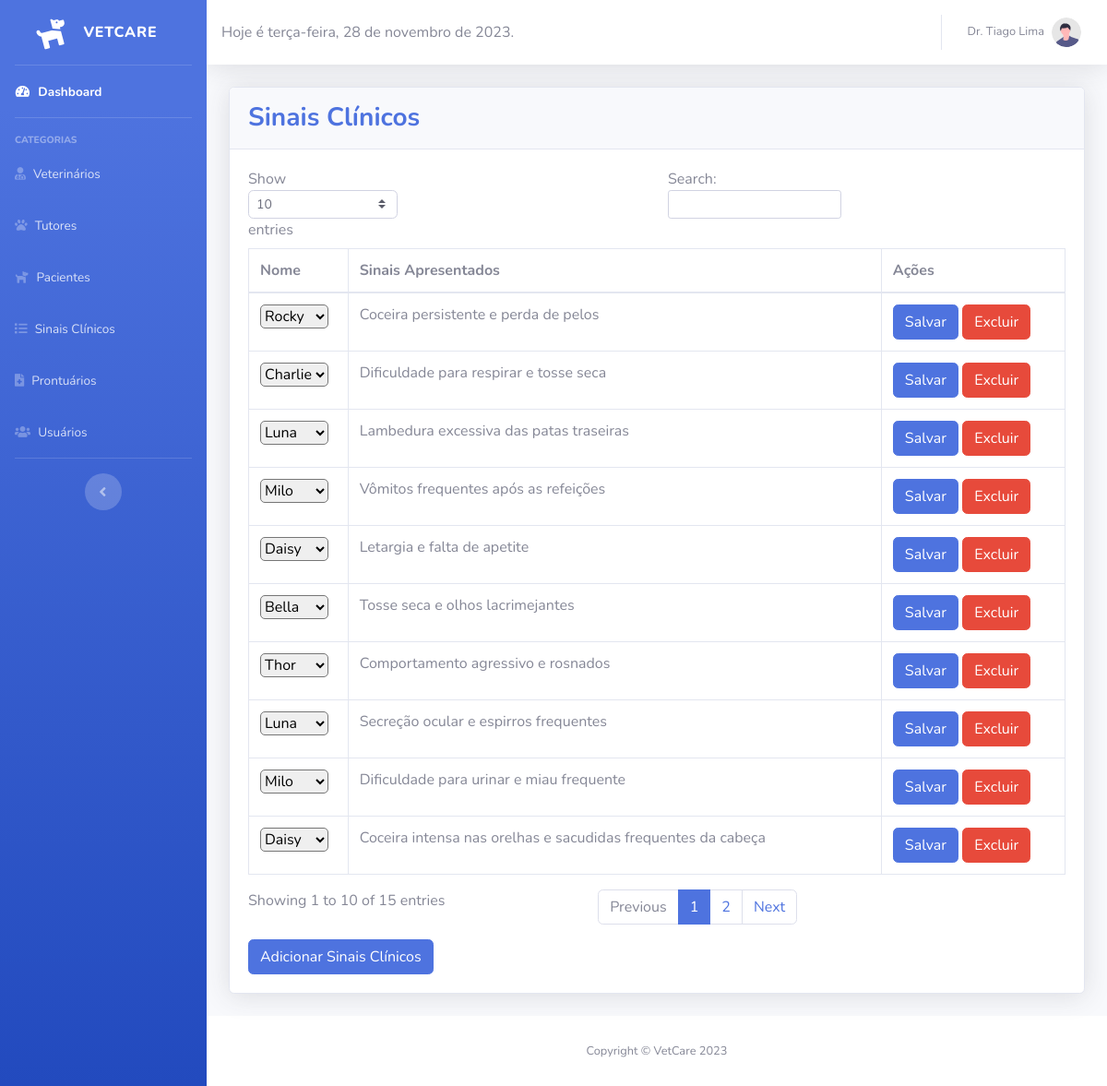
Page /sinais.php (signed in) on the committed database.
### tables this page shows
CREATE TABLE `tb_vet` (
  `id` int(11) NOT NULL,
  `tx_nome` varchar(255) NOT NULL,
  `tx_genero` varchar(10) DEFAULT NULL
);

CREATE TABLE `tb_sinaisclinicos` (
  `id` int(11) NOT NULL,
  `tx_descricao` text DEFAULT NULL,
  `paciente_id` int(11) DEFAULT NULL
);

CREATE TABLE `tb_paciente` (
  `id` int(11) NOT NULL,
  `tx_nome` varchar(255) NOT NULL,
  `tx_animal` varchar(50) DEFAULT NULL,
  `tx_raca` varchar(50) DEFAULT NULL,
  `tutor_id` int(11) NOT NULL,
  `vet_id` int(11) NOT NULL
);

### sinais.php (the view, shortened to what this page needs)
<?php
require_once 'conexao.php';
$sinais_query = "SELECT id, tx_descricao, paciente_id FROM tb_sinaisclinicos";
$sinais_result = $pdo->query($sinais_query);
$sinais_data = [];
while ($row = $sinais_result->fetch(PDO::FETCH_ASSOC)) {
    $sinais_data[] = $row;
}
$pacientes_query = "SELECT p.id, p.tx_nome, p.tx_animal, p.tx_raca, p.tutor_id, p.vet_id, t.tx_nome as tx_tutor, v.tx_nome as tx_veterinario
    FROM tb_paciente p
    LEFT JOIN tb_tutor t ON p.tutor_id = t.id
    LEFT JOIN tb_vet v ON p.vet_id = v.id";
$pacientes_result = $pdo->query($pacientes_query);
$pacientes_data = [];
while ($row = $pacientes_result->fetch(PDO::FETCH_ASSOC)) {
    $pacientes_data[] = $row;
}
$usuario_id = $_SESSION['user_id'];
$vet_query = "SELECT tb_vet.tx_nome, tb_vet.tx_genero FROM tb_vet
    JOIN tb_usuario ON tb_vet.id = tb_usuario.vet_id
    WHERE tb_usuario.id = :usuario_id";
$stmt = $pdo->prepare($vet_query);
$stmt->execute(['usuario_id' => $usuario_id]);
$vet = $stmt->fetch();
if ($vet['tx_genero'] === 'Masculino') {
    $prefixo = 'Dr.';
} elseif ($vet['tx_genero'] === 'Feminino') {
    $prefixo = 'Dra.';
} else {
    $prefixo = '';
}
?>
<!DOCTYPE html>
<html lang="en">
<head>
    <link href="vendor/fontawesome-free/css/all.min.css" rel="stylesheet" type="text/css" />
    <link href="css/sb-admin-2.min.css" rel="stylesheet" />
</head>
<body id="page-top">
    <div id="wrapper">
        <ul class="navbar-nav bg-gradient-primary sidebar sidebar-dark accordion" id="accordionSidebar">
            <a class="sidebar-brand d-flex align-items-center justify-content-center" href="index.php">
                <div class="sidebar-brand-icon rotate-n-15">
                    <i class="fa fa-dog"></i>
                </div>
                <div class="sidebar-brand-text mx-3">VetCare</div>
            </a>
            <hr class="sidebar-divider my-0" />
            <li class="nav-item active">
                <a class="nav-link" href="index.php">
                    <i class="fas fa-fw fa-tachometer-alt"></i>
                    <span>Dashboard</span></a>
            </li>
            <hr class="sidebar-divider" />
            <div class="sidebar-heading">Categorias</div>
            <li class="nav-item">
                <a class="nav-link" href="veterinarios.php">
                    <i class="fa fa-user-md"></i>
                    <span>Veterinários</span></a>
            </li>
            <li class="nav-item">
                <a class="nav-link" href="tutores.php">
                    <i class="fa fa-paw"></i>
                    <span>Tutores</span></a>
            </li>
            <li class="nav-item">
                <a class="nav-link" href="pacientes.php">
                    <i class="fa fa-dog"></i>
                    <span>Pacientes</span></a>
            </li>
            <li class="nav-item">
                <a class="nav-link" href="sinais.php">
                    <i class="fa fa-list"></i>
                    <span>Sinais Clínicos</span></a>
            </li>
            <li class="nav-item">
                <a class="nav-link" href="prontuarios.php">
                    <i class="fa fa-file-medical"></i>
                    <span>Prontuários</span></a>
            </li>
            <li class="nav-item">
                <a class="nav-link usuarios-link" href="#" onclick="#modalSenhaMaster">
                    <i class="fa fa-users"></i>
                    <span>Usuários</span>
                </a>
            </li>
            <hr class="sidebar-divider d-none d-md-block" />
            <div class="text-center d-none d-md-inline">
                <button class="rounded-circle border-0" id="sidebarToggle"></button>
            </div>
        </ul>
        <div id="content-wrapper" class="d-flex flex-column">
            <div id="content">
                <nav class="navbar navbar-expand navbar-light bg-white topbar mb-4 static-top shadow">
                    <div id="dateDisplay"></div>
                    <ul class="navbar-nav ml-auto">
                        <li class="nav-item dropdown no-arrow">
                            <a class="nav-link dropdown-toggle" href="#" id="userDropdown" role="button"
                                data-toggle="dropdown" aria-haspopup="true" aria-expanded="false">
                                <?php
                                $usuario_id = $_SESSION['user_id'];
                                $vet_query = "SELECT tb_vet.tx_nome, tb_vet.tx_genero FROM tb_vet
                                            JOIN tb_usuario ON tb_vet.id = tb_usuario.vet_id
                                            WHERE tb_usuario.id = :usuario_id";
                                $stmt = $pdo->prepare($vet_query);
                                $stmt->execute(['usuario_id' => $usuario_id]);
                                $vet = $stmt->fetch();
                                if ($vet['tx_genero'] === 'Masculino') {
                                    $prefixo = 'Dr.';
                                } elseif ($vet['tx_genero'] === 'Feminino') {
                                    $prefixo = 'Dra.';
                                } else {
                                    $prefixo = '';
                                }
                                ?>
                                <span class="mr-2 d-none d-lg-inline text-gray-600 small">
                                    <?php echo $prefixo . " " . $vet['tx_nome']; ?>
                                </span>
                                <img class="img-profile rounded-circle" src="img/undraw_profile.svg" />
                            </a>
                        </li>
                    </ul>
                </nav>
                <div class="container-fluid">
                    <div class="card shadow mb-4">
                        <div class="card-header py-3">
                            <h3 class="m-0 font-weight-bold text-primary">
                                Sinais Clínicos
                            </h3>
                        </div>
                        <div class="card-body">
                            <div class="table-responsive">
                                <table class="table table-bordered" id="dataTable" width="100%" cellspacing="0">
                                    <thead>
                                        <tr>
                                            <th>Nome</th>
                                            <th>Sinais Apresentados</th>
                                            <th>Ações</th>
                                        </tr>
                                    </thead>
                                    <tbody>
                                        <?php foreach ($sinais_data as $sinais): ?>
                                        <tr>
                                            <td>
                                                <select style="border-radius: 5px;" class="paciente-select"
                                                    data-field="paciente_id">
                                                    <?php foreach ($pacientes_data as $paciente): ?>
                                                    <option value="<?php echo $paciente['id']; ?>"
                                                        <?php if ($sinais['paciente_id'] == $paciente['id']) echo "selected"; ?>>
                                                        <?php echo $paciente['tx_nome']; ?>
                                                    </option>
                                                    <?php endforeach; ?>
                                                </select>
                                            </td>
                                            <td contenteditable="true" class="editable-cell" data-field="tx_descricao">
                                                <?php echo $sinais['tx_descricao']; ?>
                                            </td>
                                            <td>
                                                <button type="submit" class="btn btn-primary save-btn"
                                                    data-sinais-id="<?php echo $sinais['id']; ?>">
                                                    Salvar
                                                </button>
                                                <button class="btn btn-danger delete-btn"
                                                    data-sinais-id="<?php echo $sinais['id']; ?>">
                                                    Excluir
                                                </button>
                                            </td>
                                        </tr>
                                        <?php endforeach; ?>
                                    </tbody>
                                </table>
                                <button type="button" class="btn btn-primary" data-toggle="modal"
                                    data-target="#modalAddSinais">
                                    Adicionar Sinais Clínicos
                                </button>
                            </div>
                        </div>
                    </div>
                </div>
            </div>
            <footer class="sticky-footer bg-white">
                <div class="container my-auto">
                    <div class="copyright text-center my-auto">
                        <span>Copyright &copy; VetCare 2023</span>
                    </div>
                </div>
            </footer>
        </div>
    </div>
</body>
</html>

### sinais.php (style rules this page uses)
@media (min-width: 1132px) { .table-responsive { overflow-x: hidden; } }

### rows in the picture
tb_vet: tx_genero "Dr.", tx_nome "Tiago Lima"
tb_sinaisclinicos: paciente.tx_nome "Rocky", tx_descricao "Coceira persistente e perda de pelos"
tb_sinaisclinicos: paciente.tx_nome "Charlie", tx_descricao "Dificuldade para respirar e tosse seca"
tb_sinaisclinicos: paciente.tx_nome "Luna", tx_descricao "Lambedura excessiva das patas traseiras"
tb_sinaisclinicos: paciente.tx_nome "Milo", tx_descricao "Vômitos frequentes após as refeições"
tb_sinaisclinicos: paciente.tx_nome "Daisy", tx_descricao "Letargia e falta de apetite"
tb_sinaisclinicos: paciente.tx_nome "Bella", tx_descricao "Tosse seca e olhos lacrimejantes"
tb_sinaisclinicos: paciente.tx_nome "Thor", tx_descricao "Comportamento agressivo e rosnados"
tb_sinaisclinicos: paciente.tx_nome "Luna", tx_descricao "Secreção ocular e espirros frequentes"
tb_sinaisclinicos: paciente.tx_nome "Milo", tx_descricao "Dificuldade para urinar e miau frequente"
tb_sinaisclinicos: paciente.tx_nome "Daisy", tx_descricao "Coceira intensa nas orelhas e sacudidas frequentes da cabeça"
